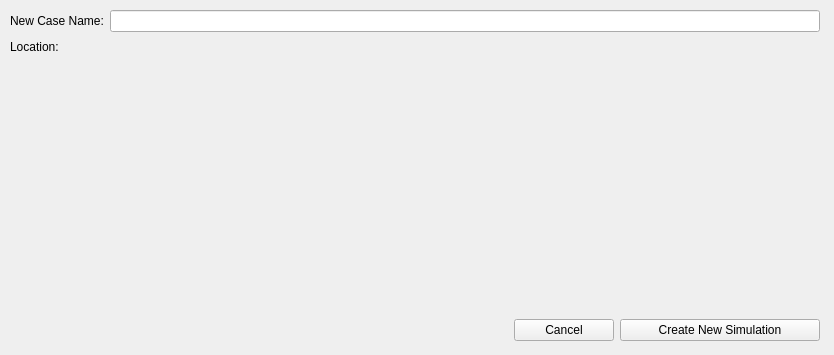
<?xml version="1.0" encoding="UTF-8"?>
<ui version="4.0">
 <class>Duplicate_Case_Popup</class>
 <widget class="QMainWindow" name="Duplicate_Case_Popup">
  <property name="geometry">
   <rect>
    <x>0</x>
    <y>0</y>
    <width>834</width>
    <height>355</height>
   </rect>
  </property>
  <property name="minimumSize">
   <size>
    <width>834</width>
    <height>0</height>
   </size>
  </property>
  <property name="windowTitle">
   <string>MainWindow</string>
  </property>
  <widget class="QWidget" name="centralwidget">
   <property name="sizePolicy">
    <sizepolicy hsizetype="Expanding" vsizetype="Expanding">
     <horstretch>0</horstretch>
     <verstretch>0</verstretch>
    </sizepolicy>
   </property>
   <widget class="QFrame" name="cCreateCancelFrame">
    <property name="geometry">
     <rect>
      <x>10</x>
      <y>317</y>
      <width>810</width>
      <height>26</height>
     </rect>
    </property>
    <property name="sizePolicy">
     <sizepolicy hsizetype="Expanding" vsizetype="Preferred">
      <horstretch>0</horstretch>
      <verstretch>0</verstretch>
     </sizepolicy>
    </property>
    <property name="minimumSize">
     <size>
      <width>810</width>
      <height>0</height>
     </size>
    </property>
    <property name="frameShape">
     <enum>QFrame::NoFrame</enum>
    </property>
    <property name="lineWidth">
     <number>0</number>
    </property>
    <layout class="QHBoxLayout" name="horizontalLayout_2" stretch="0,0,0">
     <property name="leftMargin">
      <number>0</number>
     </property>
     <property name="topMargin">
      <number>0</number>
     </property>
     <property name="rightMargin">
      <number>0</number>
     </property>
     <property name="bottomMargin">
      <number>0</number>
     </property>
     <item>
      <spacer name="horizontalSpacer">
       <property name="orientation">
        <enum>Qt::Horizontal</enum>
       </property>
       <property name="sizeHint" stdset="0">
        <size>
         <width>40</width>
         <height>20</height>
        </size>
       </property>
      </spacer>
     </item>
     <item>
      <widget class="QPushButton" name="button_cancel">
       <property name="minimumSize">
        <size>
         <width>100</width>
         <height>0</height>
        </size>
       </property>
       <property name="text">
        <string>Cancel</string>
       </property>
      </widget>
     </item>
     <item>
      <widget class="QPushButton" name="button_create_copy">
       <property name="minimumSize">
        <size>
         <width>200</width>
         <height>0</height>
        </size>
       </property>
       <property name="text">
        <string>Create New Simulation</string>
       </property>
      </widget>
     </item>
    </layout>
   </widget>
   <widget class="QFrame" name="bTypeLocFrame">
    <property name="geometry">
     <rect>
      <x>10</x>
      <y>40</y>
      <width>810</width>
      <height>271</height>
     </rect>
    </property>
    <property name="minimumSize">
     <size>
      <width>810</width>
      <height>60</height>
     </size>
    </property>
    <property name="frameShape">
     <enum>QFrame::NoFrame</enum>
    </property>
    <layout class="QHBoxLayout" name="horizontalLayout_3">
     <property name="leftMargin">
      <number>0</number>
     </property>
     <property name="topMargin">
      <number>0</number>
     </property>
     <property name="bottomMargin">
      <number>0</number>
     </property>
     <item>
      <widget class="QFrame" name="verticalFrame1">
       <property name="sizePolicy">
        <sizepolicy hsizetype="Expanding" vsizetype="Expanding">
         <horstretch>0</horstretch>
         <verstretch>0</verstretch>
        </sizepolicy>
       </property>
       <property name="minimumSize">
        <size>
         <width>410</width>
         <height>0</height>
        </size>
       </property>
       <property name="maximumSize">
        <size>
         <width>16777215</width>
         <height>16777215</height>
        </size>
       </property>
       <property name="frameShape">
        <enum>QFrame::NoFrame</enum>
       </property>
       <layout class="QVBoxLayout" name="verticalLayout_3">
        <property name="spacing">
         <number>0</number>
        </property>
        <property name="leftMargin">
         <number>0</number>
        </property>
        <property name="topMargin">
         <number>0</number>
        </property>
        <property name="rightMargin">
         <number>0</number>
        </property>
        <property name="bottomMargin">
         <number>0</number>
        </property>
        <item>
         <widget class="QLabel" name="label_location">
          <property name="text">
           <string>Location:</string>
          </property>
         </widget>
        </item>
        <item>
         <widget class="RemoteFileTree" name="primary_remoteFileTree" native="true">
          <property name="sizePolicy">
           <sizepolicy hsizetype="Expanding" vsizetype="Expanding">
            <horstretch>0</horstretch>
            <verstretch>0</verstretch>
           </sizepolicy>
          </property>
          <property name="minimumSize">
           <size>
            <width>410</width>
            <height>0</height>
           </size>
          </property>
         </widget>
        </item>
       </layout>
      </widget>
     </item>
    </layout>
   </widget>
   <widget class="QFrame" name="aNameFrame">
    <property name="geometry">
     <rect>
      <x>10</x>
      <y>8</y>
      <width>810</width>
      <height>26</height>
     </rect>
    </property>
    <property name="sizePolicy">
     <sizepolicy hsizetype="Expanding" vsizetype="Expanding">
      <horstretch>0</horstretch>
      <verstretch>0</verstretch>
     </sizepolicy>
    </property>
    <property name="minimumSize">
     <size>
      <width>810</width>
      <height>0</height>
     </size>
    </property>
    <property name="frameShape">
     <enum>QFrame::NoFrame</enum>
    </property>
    <property name="frameShadow">
     <enum>QFrame::Plain</enum>
    </property>
    <property name="lineWidth">
     <number>0</number>
    </property>
    <layout class="QHBoxLayout" name="horizontalLayout">
     <property name="leftMargin">
      <number>0</number>
     </property>
     <property name="topMargin">
      <number>0</number>
     </property>
     <property name="rightMargin">
      <number>0</number>
     </property>
     <property name="bottomMargin">
      <number>0</number>
     </property>
     <item>
      <widget class="QLabel" name="label_newCaseName">
       <property name="text">
        <string>New Case Name:</string>
       </property>
      </widget>
     </item>
     <item>
      <widget class="QLineEdit" name="lineEdit_newCaseName"/>
     </item>
    </layout>
   </widget>
  </widget>
 </widget>
 <customwidgets>
  <customwidget>
   <class>RemoteFileTree</class>
   <extends>QWidget</extends>
   <header>../AgaveExplorer/remoteModelViews/remotefiletree.h</header>
   <container>1</container>
  </customwidget>
 </customwidgets>
 <resources/>
 <connections>
  <connection>
   <sender>button_cancel</sender>
   <signal>clicked(bool)</signal>
   <receiver>Duplicate_Case_Popup</receiver>
   <slot>close()</slot>
   <hints>
    <hint type="sourcelabel">
     <x>379</x>
     <y>329</y>
    </hint>
    <hint type="destinationlabel">
     <x>399</x>
     <y>299</y>
    </hint>
   </hints>
  </connection>
  <connection>
   <sender>button_create_copy</sender>
   <signal>clicked()</signal>
   <receiver>Duplicate_Case_Popup</receiver>
   <slot>button_create_copy_clicked()</slot>
   <hints>
    <hint type="sourcelabel">
     <x>535</x>
     <y>329</y>
    </hint>
    <hint type="destinationlabel">
     <x>399</x>
     <y>299</y>
    </hint>
   </hints>
  </connection>
 </connections>
 <slots>
  <slot>button_create_copy_clicked()</slot>
 </slots>
</ui>
